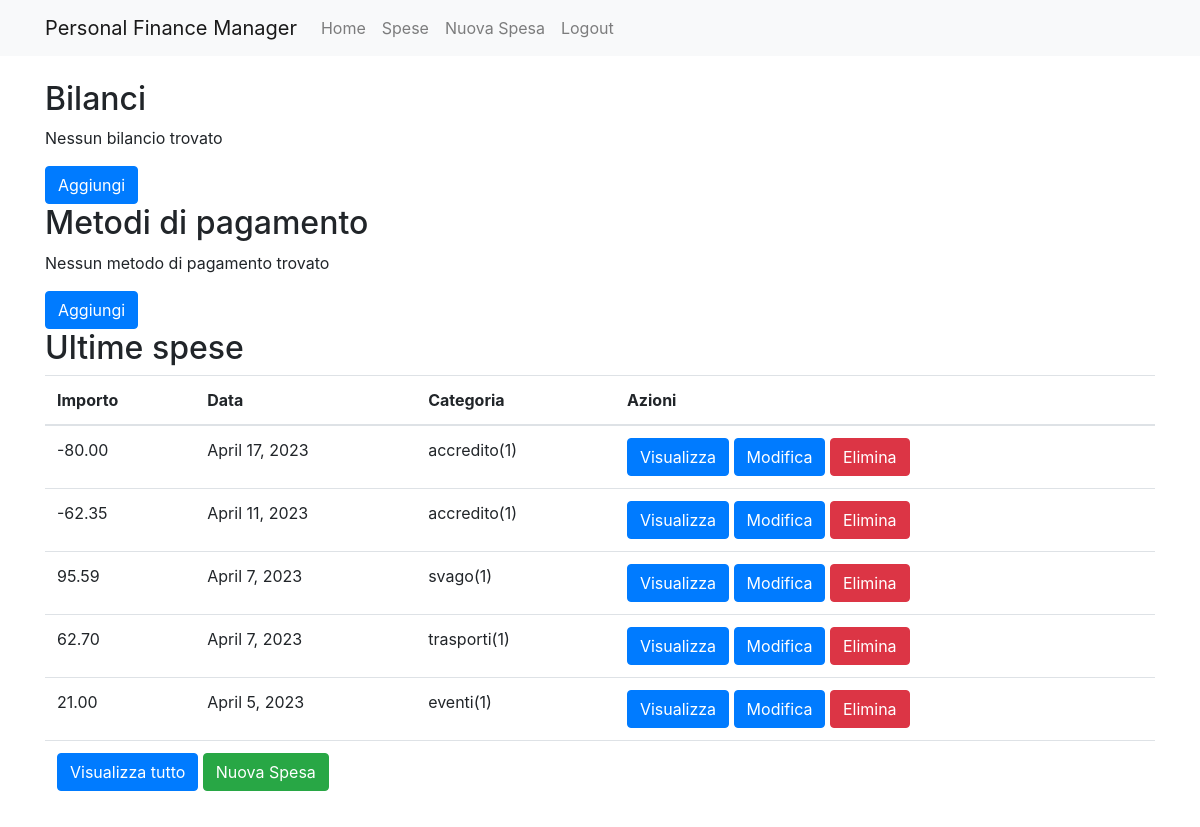
The app's page / (signed in) with its own data.
### expenses/models.py (models this page shows, shortened)
class Expense(models.Model):
    user = models.ForeignKey(User, on_delete=models.CASCADE)
    balance = models.ForeignKey(Balance, on_delete=models.CASCADE)
    payment_method = models.ForeignKey(Payment_Method, on_delete=models.CASCADE)
    amount = models.DecimalField(max_digits = 6, decimal_places=2)
    date = models.DateField()
    category = models.ForeignKey(Category, on_delete=models.CASCADE)
    description = models.CharField(max_length=200)

class Category(models.Model):
    user = models.ForeignKey(User, on_delete=models.CASCADE)
    name = models.CharField(max_length=200)
    def __str__(self):
        return self.name + "(" + str(self.user.id) + ")"

### expenses/views.py (the view)
# urls.py: path('', views.index, name='index'),
@login_required
def index(request):
    balances = Balance.objects.filter(user=request.user)
    payment_methods = Payment_Method.objects.filter(user=request.user)
    expenses = Expense.objects.filter(user=request.user).order_by("-date")[:5]
    return render(request, 'index.html', {'balances': balances, 'payment_methods': payment_methods, 'expenses':expenses})

### expenses/templates/index.html (shortened to what this page needs)
{% extends 'base.html' %}
{% block content %}
  <h2>Bilanci</h2>
  {% for balance in balances %}
    <p><strong>{{ balance.display }}</strong>: {{ balance.calculate }}</p>
  {% empty %}
    <p>Nessun bilancio trovato</p>
  {% endfor %}
  <a href="{% url 'balance_new' %}" class="btn btn-primary">Aggiungi</a>
  <h2>Metodi di pagamento</h2>
  {% for pm in payment_methods %}
    <p><strong>{{ pm.display }}</strong>: {{ pm.calculate }}</p>
  {% empty %}
    <p>Nessun metodo di pagamento trovato</p>
  {% endfor %}
  <a href="{% url 'payment_method_new' %}" class="btn btn-primary">Aggiungi</a>
  <h2>Ultime spese</h2>
  <table class="table">
    <thead>
      <tr>
        <th>Importo</th>
        <th>Data</th>
        <th>Categoria</th>
        <th>Azioni</th>
      </tr>
    </thead>
    <tbody>
      {% for expense in expenses %}
        <tr>
          <td>{{ expense.amount }}</td>
          <td>{{ expense.date }}</td>
          <td>{{ expense.category }}</td>
          <td>
            <a href="{% url 'expense_show' expense.pk %}" class="btn btn-primary">Visualizza</a>
            <a href="{% url 'expense_edit' expense.pk %}" class="btn btn-primary">Modifica</a>
            <a href="{% url 'expense_delete' expense.pk %}" class="btn btn-danger">Elimina</a>
          </td>
        </tr>
      {% empty %}
        <tr>
          <td colspan="4">Nessuna spesa trovata.</td>
        </tr>
      {% endfor %}
      <tr>
        <td colspan="4">
          <a href="{% url 'expenses_list' %}" class="btn btn-primary">Visualizza tutto</a>
          <a href="{% url 'expense_new' %}" class="btn btn-success">Nuova Spesa</a>
        </td>
      </tr>
    </tbody>
  </table>
{% endblock %}

### records on screen
Expense: amount "-80.00", date "April 17, 2023", category "accredito(1)"
Expense: amount "-62.35", date "April 11, 2023", category "accredito(1)"
Expense: amount "95.59", date "April 7, 2023", category "svago(1)"
Expense: amount "62.70", date "April 7, 2023", category "trasporti(1)"
Expense: amount "21.00", date "April 5, 2023", category "eventi(1)"
